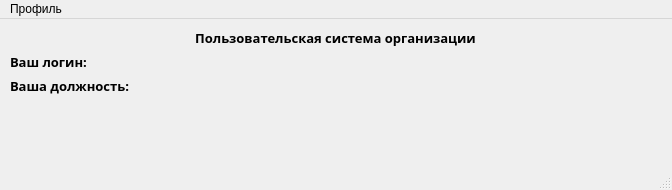
<?xml version="1.0" encoding="UTF-8"?>
<ui version="4.0">
 <class>MainWindow</class>
 <widget class="QMainWindow" name="MainWindow">
  <property name="geometry">
   <rect>
    <x>0</x>
    <y>0</y>
    <width>672</width>
    <height>190</height>
   </rect>
  </property>
  <property name="windowTitle">
   <string>Профиль - </string>
  </property>
  <widget class="QWidget" name="centralwidget">
   <widget class="QWidget" name="formLayoutWidget">
    <property name="geometry">
     <rect>
      <x>10</x>
      <y>10</y>
      <width>651</width>
      <height>101</height>
     </rect>
    </property>
    <layout class="QFormLayout" name="formLayout">
     <item row="0" column="0" colspan="2">
      <widget class="QLabel" name="label_4">
       <property name="font">
        <font>
         <family>Montserrat</family>
         <pointsize>10</pointsize>
         <weight>75</weight>
         <bold>true</bold>
        </font>
       </property>
       <property name="text">
        <string>Пользовательская система организации</string>
       </property>
       <property name="alignment">
        <set>Qt::AlignCenter</set>
       </property>
      </widget>
     </item>
     <item row="1" column="0" colspan="2">
      <widget class="QLabel" name="your_login">
       <property name="font">
        <font>
         <family>Montserrat</family>
         <pointsize>10</pointsize>
         <weight>75</weight>
         <bold>true</bold>
        </font>
       </property>
       <property name="text">
        <string>Ваш логин:</string>
       </property>
      </widget>
     </item>
     <item row="2" column="0" colspan="2">
      <widget class="QLabel" name="your_password">
       <property name="font">
        <font>
         <family>Montserrat</family>
         <pointsize>10</pointsize>
         <weight>75</weight>
         <bold>true</bold>
        </font>
       </property>
       <property name="text">
        <string>Ваша должность: </string>
       </property>
      </widget>
     </item>
    </layout>
   </widget>
  </widget>
  <widget class="QMenuBar" name="menubar">
   <property name="geometry">
    <rect>
     <x>0</x>
     <y>0</y>
     <width>672</width>
     <height>26</height>
    </rect>
   </property>
   <widget class="QMenu" name="menu">
    <property name="title">
     <string>Профиль</string>
    </property>
    <addaction name="action"/>
   </widget>
   <addaction name="menu"/>
  </widget>
  <widget class="QStatusBar" name="statusbar"/>
  <action name="action">
   <property name="text">
    <string>Выйти</string>
   </property>
  </action>
 </widget>
 <resources/>
 <connections/>
</ui>
